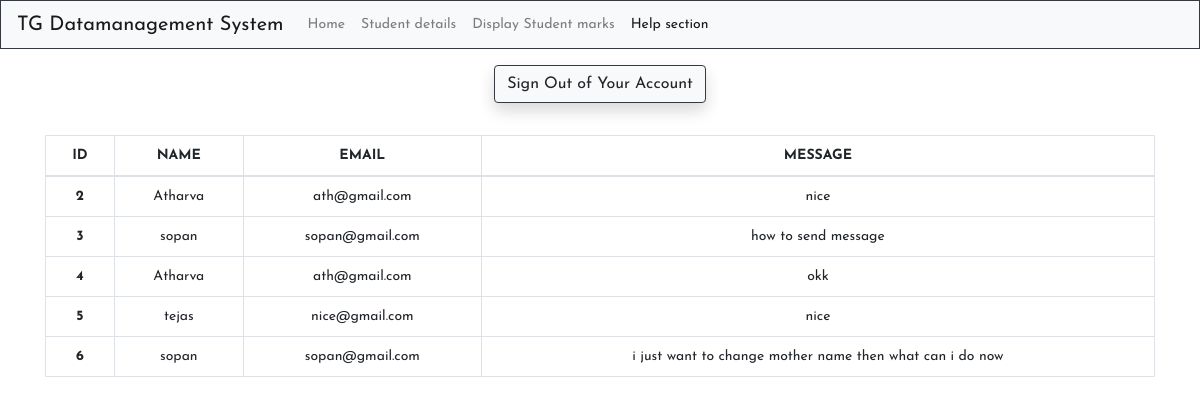
/help.php, run on the app's committed database.
### tables this page shows
CREATE TABLE `contact` (
  `id` int(255) NOT NULL,
  `name` varchar(255) DEFAULT NULL,
  `email` varchar(255) DEFAULT NULL,
  `message` varchar(255) DEFAULT NULL
);

### help.php (the view, shortened to what this page needs)
<!DOCTYPE html>
<html lang="en">
<head>
    <link rel="stylesheet" href="main.css">
    <link rel="stylesheet" href="https://stackpath.bootstrapcdn.com/bootstrap/4.5.2/css/bootstrap.min.css">
</head>
<body>
<nav class="navbar navbar-expand-lg navbar-light bg-light border border-dark">
  <a class="navbar-brand" href="#">TG Datamanagement System</a>
  <div class="collapse navbar-collapse" id="navbarSupportedContent">
    <ul class="navbar-nav mr-auto">
      <li class="nav-item">
        <a class="nav-link" href="hodwelcome.php">Home <span class="sr-only">(current)</span></a>
      </li>
      <li class="nav-item">
        <a class="nav-link" href="stud.php">Student details</a>
      </li>
      <li class="nav-item">
        <a class="nav-link" href="marksdisplay1.php">Display Student marks</a>
      </li>
      <li class="nav-item active">
        <a class="nav-link" href="help.php">Help section</a>
      </li>
    </ul>
  </div>
</nav>
<p class="text-center pt-3">
        <a href="logouthod.php" class="btn btn-light shadow border border-dark">Sign Out of Your Account</a>
    </p>
<div class="container pt-3">
        <table class="table table-bordered table-hover rounded">
        <thead>
            <tr>
                <th scope="col" class="text-center">ID</th>
                <th scope="col" class="text-center">NAME</th>
                <th scope="col" class="text-center">EMAIL</th>
                <th scope="col" class="text-center">MESSAGE</th>
            </tr>
        </thead>
        <tbody>
        <?php
                    include 'config.php';
                    $sele = "select * from contact";
                    $query = mysqli_query($link,$sele);
                    while($res = mysqli_fetch_array($query)){
        ?>
            <tr>
                <th scope="row" class="text-center"><?php echo $res['id']?></th>
                <td class="text-center"><?php echo $res['name']?></td>
                <td class="text-center"><?php echo $res['email']?></td>
                <td class="text-center"><?php echo $res['message']?></td>
            </tr>
            <?php
                }
            ?>
        </tbody>
        </table>
    </div>
</body>
</html>

### main.css (style rules this page uses)
* { margin: 0; padding: 0; box-sizing: border-box; list-style: none; text-decoration: none; font-family: 'Josefin Sans', sans-serif; }

### help.php (style rules this page uses)
body { font: 14px sans-serif; }

### data on the page
contact: id "2", name "Atharva", email "ath@gmail.com", message "nice"
contact: id "3", name "sopan", email "sopan@gmail.com", message "how to send message"
contact: id "4", name "Atharva", email "ath@gmail.com", message "okk"
contact: id "5", name "tejas", email "nice@gmail.com", message "nice"
contact: id "6", name "sopan", email "sopan@gmail.com", message "i just want to change mother name then what can i do now"
